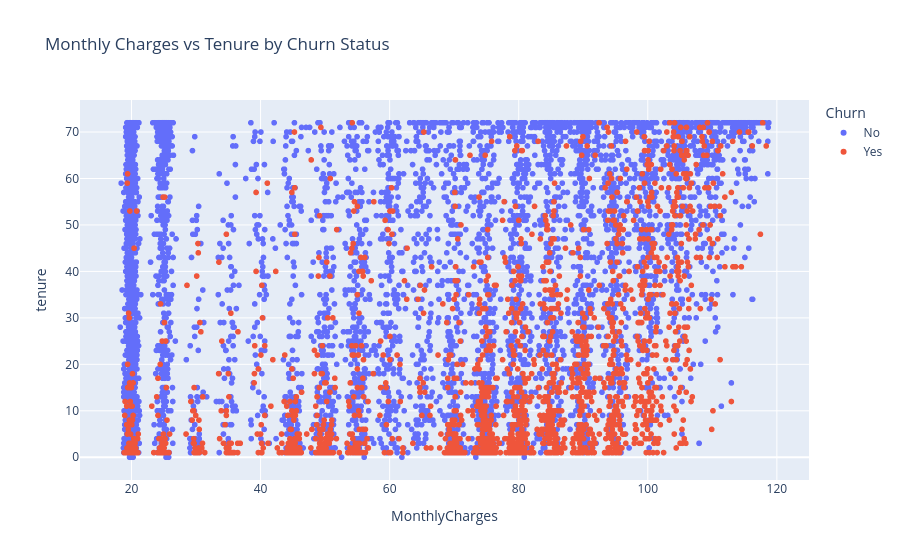

The code cell stored with this chart in its notebook:
### Markdown cell above
## Bonus Chart — Interactive Scatter Plot using Plotly

This interactive chart visualizes the relationship between:
- Monthly Charges
- Tenure
- Churn Status

### Code cell
import plotly.express as px

# Load original dataset

plotly_df = pd.read_csv("WA_Fn-UseC_-Telco-Customer-Churn.csv")

# Create scatter plot

fig = px.scatter(
    plotly_df,
    x="MonthlyCharges",
    y="tenure",
    color="Churn",
    title="Monthly Charges vs Tenure by Churn Status"
)

#Save fig
plt.savefig("charts/monthly_charges_vs_tenure_by_churn_status.png")

# Show plot

fig.show()

### Figure 1 — Plotly figure (JSON) as saved in the notebook; plotly's stock layout.template omitted (floating-point values rounded to 4 significant figures; data arrays with more than 128 entries replaced by an {"elided": "..."} marker saying what was removed)
{"data": [{"hovertemplate": "Churn=No<br>MonthlyCharges=%{x}<br>tenure=%{y}<extra></extra>", "legendgroup": "No", "marker": {"color": "#636efa", "symbol": "circle"}, "mode": "markers", "name": "No", "showlegend": true, "type": "scattergl", "x": {"elided": "5174 float values"}, "xaxis": "x", "y": {"elided": "5174 int values"}, "yaxis": "y"}, {"hovertemplate": "Churn=Yes<br>MonthlyCharges=%{x}<br>tenure=%{y}<extra></extra>", "legendgroup": "Yes", "marker": {"color": "#EF553B", "symbol": "circle"}, "mode": "markers", "name": "Yes", "showlegend": true, "type": "scattergl", "x": {"elided": "1869 float values"}, "xaxis": "x", "y": {"elided": "1869 int values"}, "yaxis": "y"}], "layout": {"legend": {"title": {"text": "Churn"}, "tracegroupgap": 0}, "title": {"text": "Monthly Charges vs Tenure by Churn Status"}, "xaxis": {"anchor": "y", "domain": [0, 1], "title": {"text": "MonthlyCharges"}}, "yaxis": {"anchor": "x", "domain": [0, 1], "title": {"text": "tenure"}}}}
